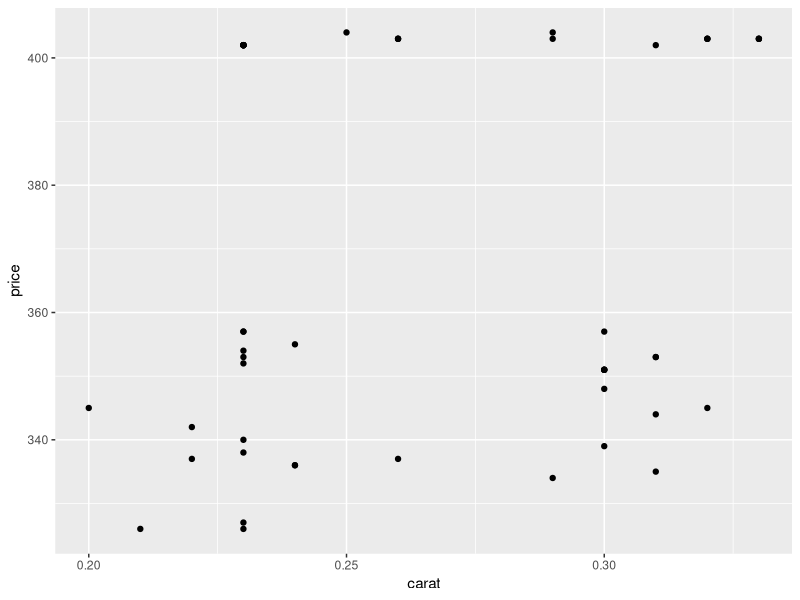
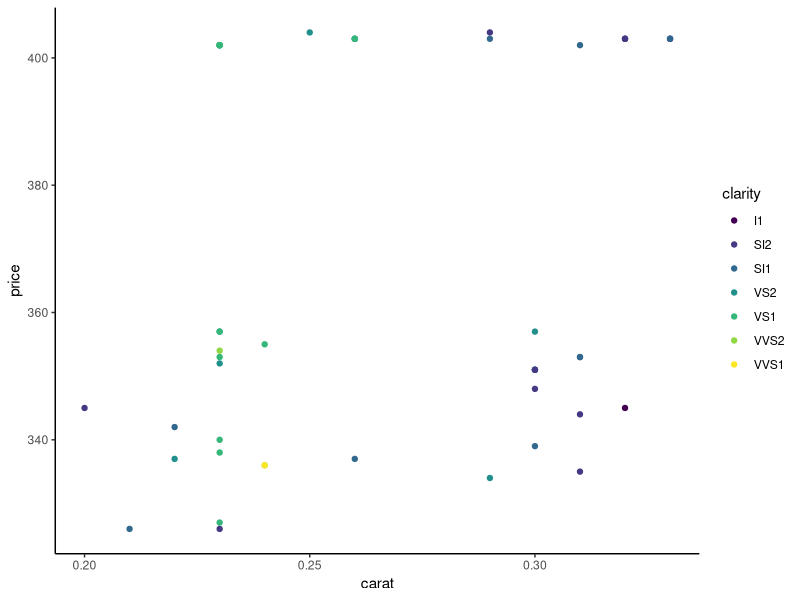
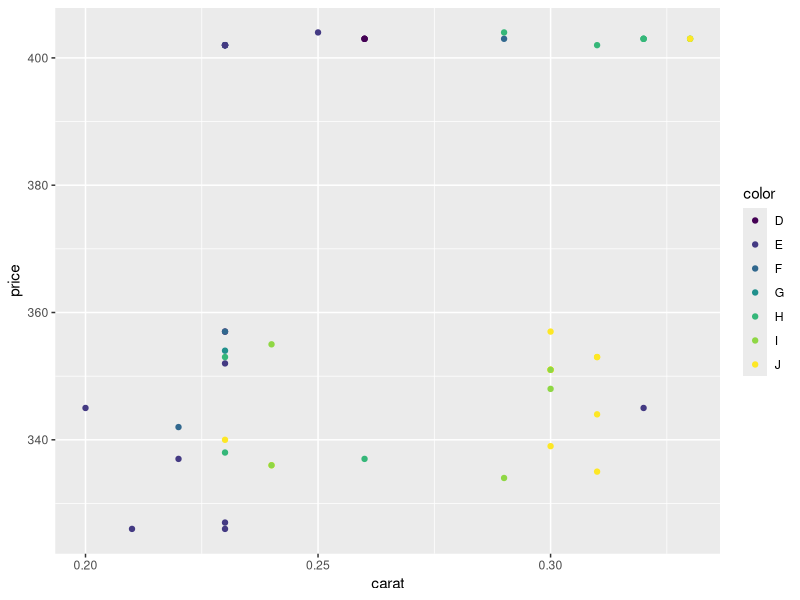
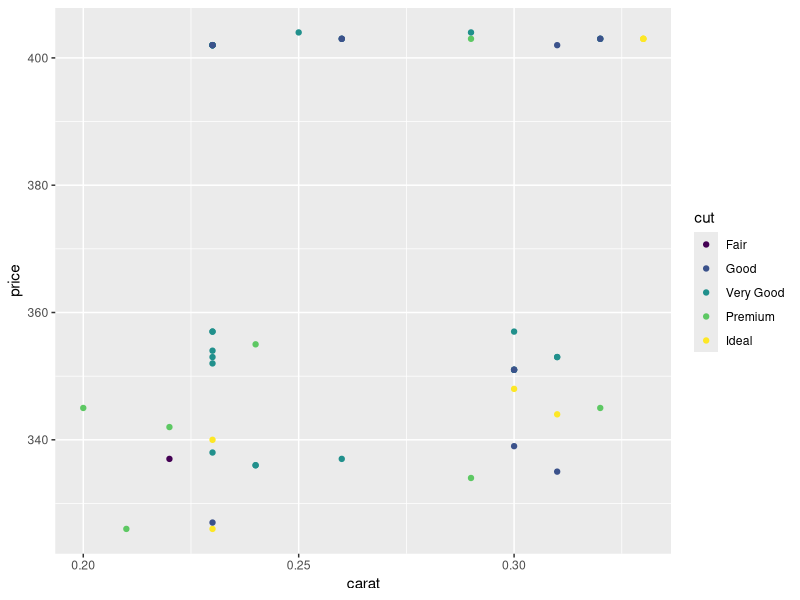
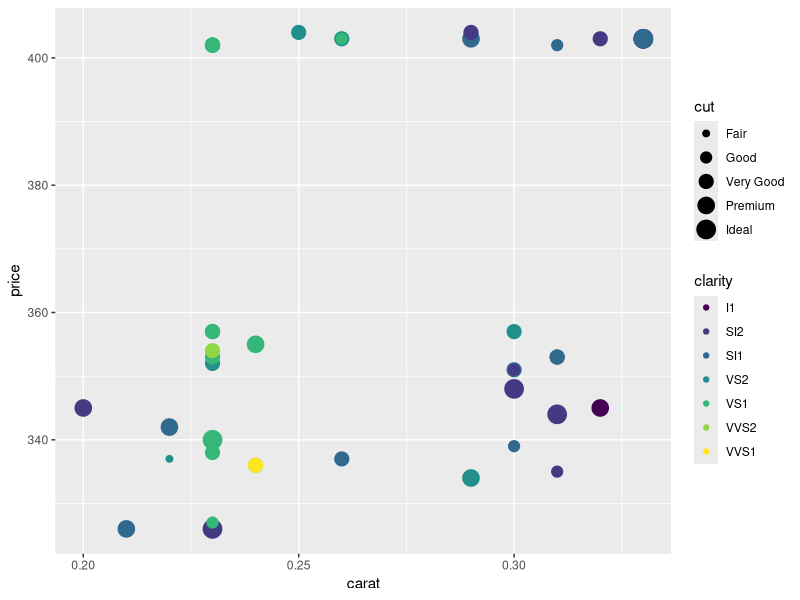
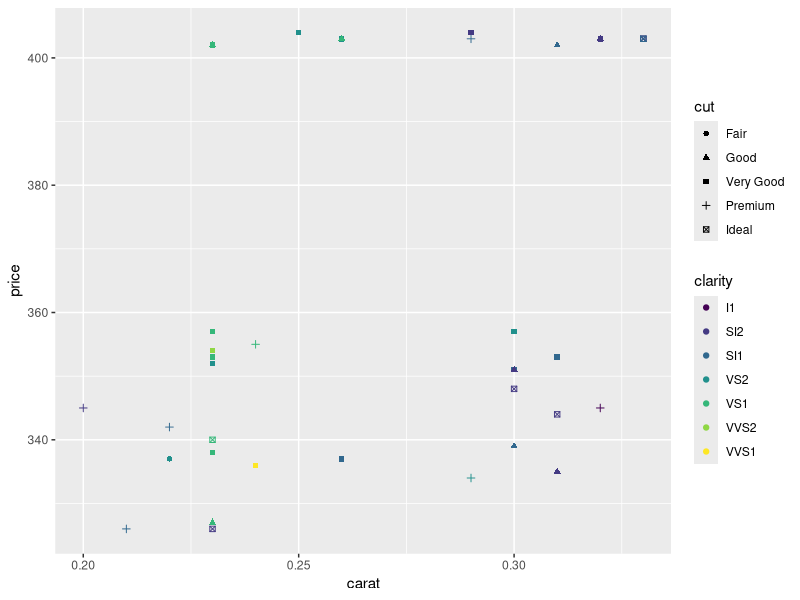
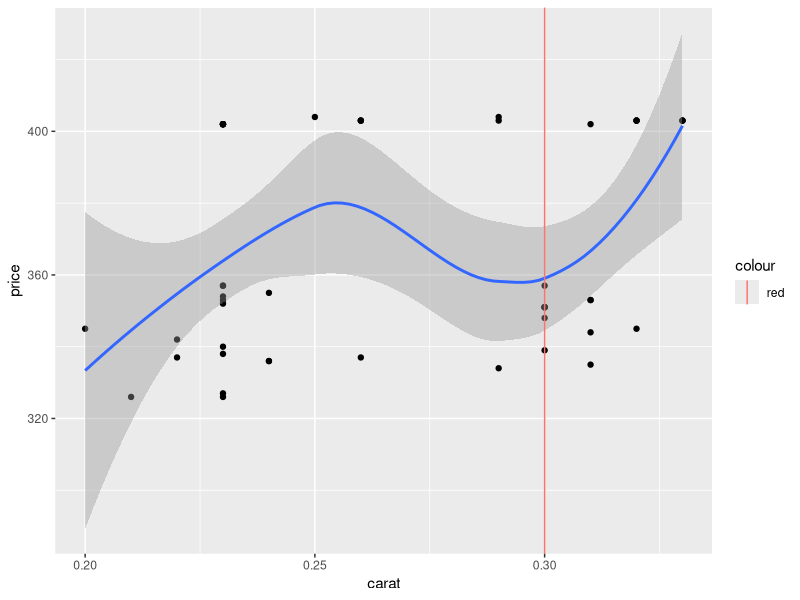
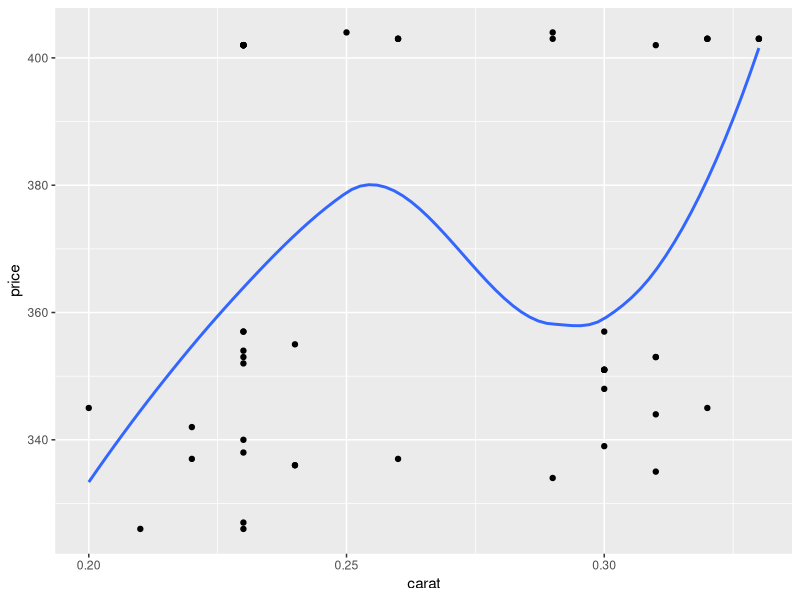

These figures' R source, in order:
library(ggplot2)
head(diamonds)
help(diamonds)
dim(diamonds)
View(diamonds)
ggplot(data=diamonds[1:50,], aes(x = carat, y = price))+ geom_point()
# aes == aestetics
ggplot(diamonds[1:50,], aes(x = carat, y = price, color = clarity)) + geom_point()+theme_classic()

ggplot(diamonds[1:50,], aes(x = carat, y = price, color = color)) + geom_point()
ggplot(diamonds[1:50,], aes(x = carat, y = price, color = cut)) + geom_point()
ggplot(diamonds[1:50,], aes(
  x = carat,
  y = price,
  color = clarity,
  size = cut
)) + geom_point()

ggplot(diamonds[1:50,], aes(
  x = carat,
  y = price,
  color = clarity,
  shape = cut
)) + geom_point()
ggplot(diamonds[1:50,], aes(x = carat, y = price)) + geom_point() + geom_smooth()+geom_vline(aes(xintercept=0.3,color="red"))

ggplot(diamonds[1:50,], aes(x = carat, y = price)) + geom_point() + geom_smooth(se = FALSE)

ggplot(diamonds[1:50,], aes(x = carat, y = price)) + geom_point() + geom_smooth(se =FALSE, method = "lm")

ggplot(diamonds[1:50,], aes(x = carat, y = price, color = clarity)) + geom_point() + geom_smooth(se =FALSE)

ggplot(diamonds[1:50,], aes(x = carat, y = price, color = clarity)) + geom_smooth(se = FALSE)

ggplot(diamonds[1:50,], aes(x = carat, y = price, color = cut)) + geom_point() + facet_wrap( ~ clarity)

ggplot(diamonds[1:50,], aes(x = carat, y = price, color = cut)) + geom_point() + facet_grid( ~ clarity)

ggplot(diamonds[1:50,], aes(x = carat, y = price, color = cut)) + geom_point() + facet_grid(color ~ clarity)

ggplot(diamonds[1:50,], aes(x = carat, y = price)) + geom_point() + ggtitle("My scatter plot")

ggplot(diamonds[1:50,], aes(x = carat, y = price)) + geom_point() + ggtitle("My scatter plot") + xlab("Weight (carats)")

ggplot(diamonds[1:50,], aes(x = carat, y = price)) + geom_point() + ggtitle("My scatter plot") + xlab("Weight (carats)") + xlim(0, 2)

ggplot(diamonds[1:50,], aes(x = carat, y = price)) + geom_point() + ggtitle("My scatter plot") + xlab("Weight (carats)") + ylim(0, 10000)

ggplot(diamonds[1:500,], aes(x = price)) + geom_histogram()

ggplot(diamonds, aes(x = price)) + geom_histogram()

ggplot(diamonds, aes(x = price)) + geom_histogram(binwidth = 2000)

ggplot(diamonds, aes(x = price)) + geom_histogram(binwidth = 200)

ggplot(diamonds, aes(x = price)) + geom_histogram(binwidth = 200) + facet_wrap( ~ clarity)
# фиксированный диапозон по осям X и Y

ggplot(diamonds, aes(x = price)) + geom_histogram(binwidth = 200) + facet_wrap( ~ clarity, scale ="free_y")
# диапозон по Y разный

ggplot(diamonds, aes(x = price, fill = clarity)) + geom_histogram()

ggplot(diamonds, aes(x = price, fill = cut)) + geom_histogram()

ggplot(diamonds, aes(x = price)) + geom_density()

ggplot(diamonds, aes(x = price, color = cut)) + geom_density()

ggplot(diamonds, aes(x = color, y = price)) + geom_boxplot()

p <- ggplot(diamonds, aes(x = color, y = price)) + geom_boxplot() + scale_y_log10()+theme(
  axis.title.x = element_text(size = 20),
  axis.title.y = element_text(size = 20),
  axis.text.x = element_text(size = 10),
  axis.text.y = element_text(size = 10)
)
getwd()
p
ggsave("my_ggplot2_file.png",width = 7.5,height=5,units = "cm",dpi = 350)
p <- p+geom_jitter(size=0.001)
print(p)#in loop
